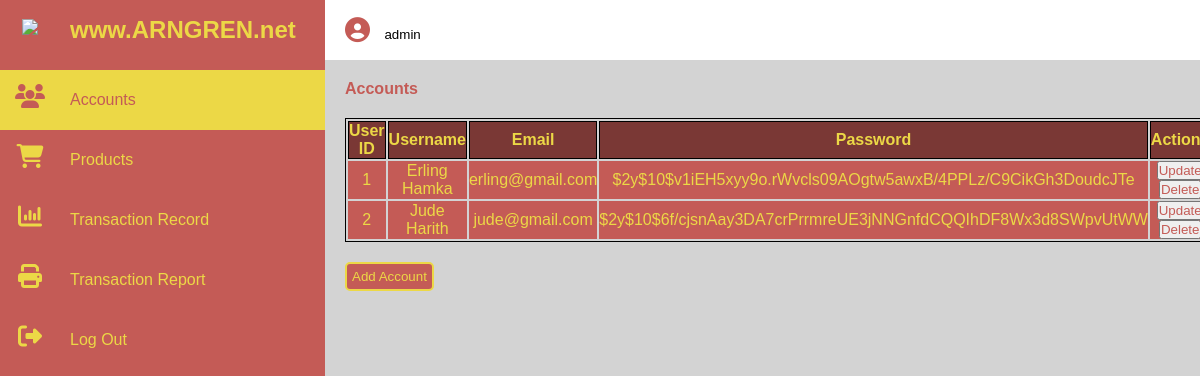
Page /src/admin/account/dashboard.php on the committed database.
### tables this page shows
CREATE TABLE `user` (
  `userID` int(255) NOT NULL,
  `fullName` varchar(255) NOT NULL,
  `password` varchar(255) NOT NULL,
  `email` varchar(255) NOT NULL,
  `logStatus` tinyint(1) NOT NULL
);

### src/admin/account/dashboard.php (the view, shortened to what this page needs)
<!DOCTYPE HTML>
<html lang = "en">
<head>
	<link rel="stylesheet" href="../../../assets/css/dashboard.css">
</head>
<body>
	<div class = "sidebarcontainer">
		<div class = "sidebar" id = "sidebar">
			<ul>
				<li>
					<a href = "">
						<span class = "icon"><img src = "../../../assets/images/logo.PNG" width = "50px"></span>
						<span class = "title"><h2>www.ARNGREN.net</h2></span>
					</a>
				</li>
				<li>
					<a class = "active" href = "../../admin/account/dashboard.php">
						<span class = "icon"><i class = "fa fa-users"></i></span>
						<span class = "title">Accounts</span>
					</a>
				</li>
				<li>
					<a href = "../../admin/product/product.php">
						<span class = "icon"><i class = "fa fa-shopping-cart"></i></span>
						<span class = "title">Products</span>
					</a>
				</li>
				<li>
					<a href = "../../admin/transaction/record.php">
						<span class = "icon"><i class = "fa fa-bar-chart"></i></span>
						<span class = "title">Transaction Record</span>
					</a>
				</li>
				<li>
					<a href = "../../admin/transaction/report.php">
						<span class = "icon"><i class = "fa fa-print"></i></span>
						<span class = "title">Transaction Report</span>
					</a>
				</li>
				<li>
					<a href = "../../auth/logout.php">
						<span class = "icon"><i class = "fa fa-sign-out"></i></span>
						<span class = "title">Log Out</span>
					</a>
				</li>
			</ul>
		</div>
		<div class = "main">
			<div class = "topbar">
				<div class = "admin">
					<i style = "color: #c45b56" class = "fa fa-user-circle"></i>
					<small>
						<?php
							global $conn;
							$sql = "SELECT adminUsername FROM admin WHERE logStatus = 1;";
							$result = mysqli_query($conn, $sql);
							if ($result -> num_rows > 0)
							{
								while ($row = $result -> fetch_assoc())
								{
									echo $row["adminUsername"];
								}
							}
						?>
					</small>
				</div>
			</div>
			<div class = "display-accounts">
				<ul>
					<li>
						<a href = "../../admin/account/dashboard.php" style = "font-weight: bold;">Accounts</a>
					</li>
				</ul>
				<table>
					<thead>
						<tr>
							<th scope = "col">User ID</th>
							<th scope = "col">Username</th>
							<th scope = "col">Email</th>
							<th scope = "col">Password</th>
							<th scope = "col">Actions</th>
						</tr>
					</thead>
					<tbody>
						<?php
							global $conn;
							$sql = "SELECT * FROM user";
							$result = mysqli_query($conn, $sql);
							if ($result -> num_rows > 0)
							{
								while ($row = $result -> fetch_assoc())
								{
									echo "<tr style = 'text-align: center;'>
											<td>".$row['userID']."</td>
											<td>".$row['fullName']."</td>
											<td>".$row['email']."</td>
											<td>".$row['password']."</td>
											<td>
												<button><a href=\"../../admin/account/updateAccount.php?updateID=$row[userID]\">Update</a></button>
												<button><a href=\"../../admin/account/deleteAccount.php?deleteID=$row[userID]\">Delete</a></button>
											</td>
										 </tr>";
								}
							}
						?>
					</tbody>
				</table>
				<div class = "addbutton">
					<button><a href = "../../admin/account/addAccount.php">Add Account</button>
				</div>
			</div>
		</div>
	</div>
</body>
</html>

### assets/css/dashboard.css (style rules this page uses)
* { margin: 0; padding: 0; box-sizing: border-box; font-family: Helvetica; }
body { overflow-x: hidden; }
table tr th { background-color: #7a3835; }
tbody { align-items: center; }
.sidebarcontainer { position: relative; width: 100%; }
.sidebar { position: fixed; width: 325px; height: 100%; background: #c45b56; transition: 0.5s; overflow: hidden; }
.sidebar a.active { background: #ecd846; color: #ecd846; }
.sidebar ul li a.active .icon .fa { color: #c45b56; font-size: 24px; }
.sidebar ul li a.active .title { position: relative; display: block; padding: 0 10px; height: 60px; line-height: 60px; color: #c45b56; white-space: nowrap; }
.sidebar ul { position: absolute; top: 0; left: 0; width: 100%; }
.sidebar ul li { position: relative; width: 100%; list-style: none; }
.sidebar ul li:nth-child(1) { margin-bottom: 10px; }
.sidebar ul li a { position: relative; display: block; width: 100%; display: flex; text-decoration: none; }
.sidebar ul li a .icon { position: relative; display: block; min-width: 60px; height: 60px; line-height: 60px; text-align: center; }
.sidebar ul li a .icon .fa { color: #ecd846; font-size: 24px; }
.sidebar ul li a .title { position: relative; display: block; padding: 0 10px; height: 60px; line-height: 60px; color: #ecd846; white-space: nowrap; }
.main { position: absolute; width: calc(100% - 325px); left: 325px; min-height: 100vh; background: lightgrey; }
.main .topbar { width: 100%; background: white; height: 60px; display: flex; justify-content: space-between; align-items: center; padding: 20px; }
.main .topbar i { font-size: 25px; }
.main .topbar small { visibility: visible; padding: 10px; }
.main .display-accounts { padding: 20px; }
.main .display-accounts ul { list-style: none; padding: 0 0 20px 0; }
.main .display-accounts a { text-decoration: none; color: #c45b56; }
.main .display-accounts .addbutton { padding: 20px 0 0 0; }
.main .display-accounts .addbutton button { padding: 5px; border-radius: 5px; border: 2px solid #ecd846; background: #c45b56; }
.main .display-accounts .addbutton button a { color: #ecd846; }
.main table { width: 100%; border: 1px solid black; }
.main thead, tbody, th, tr { border: 1px solid black; background: #c45b56; color: #ecd846; }

### rows in the picture
user: userID "1", fullName "Erling Hamka", email "erling@gmail.com", password "$2y$10$v1iEH5xyy9o.rWvcls09AOgtw5awxB/4PPLz/C9CikGh3DoudcJTe"
user: userID "2", fullName "Jude Harith", email "jude@gmail.com", password "$2y$10$6f/cjsnAay3DA7crPrrmreUE3jNNGnfdCQQIhDF8Wx3d8SWpvUtWW"

### other values in the picture
$row["adminUsername"] "admin"
